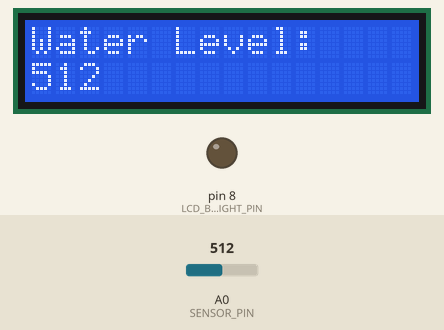
This sketch was run on a simulated Arduino Uno, built with avr-gcc and run on an emulated ATmega328P. On the bench: 16×2 character LCD, output pins drawn as LEDs (lit = HIGH). The inputs (shaded band) are chosen by the test bench; at power-on: A0 (SENSOR_PIN) = 512. What the sketch prints to the serial monitor is not drawn.

Above: at 1.27 s.
1.3 s: A0 (SENSOR_PIN) set to 716
At 1.53 s:
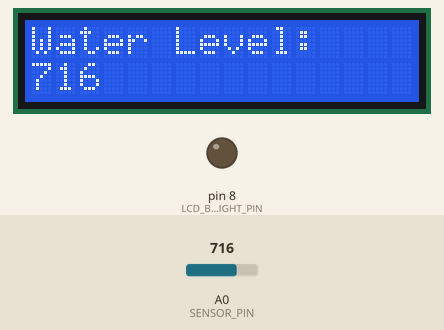
4.3 s: A0 (SENSOR_PIN) set to 900
At 4.57 s:
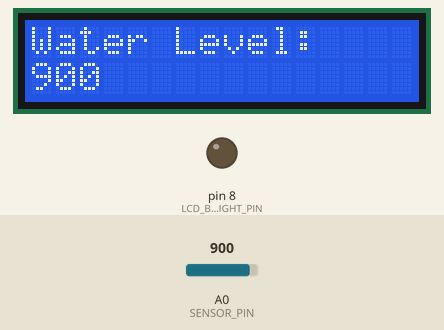
5.8 s: A0 (SENSOR_PIN) set to 1023
At 6.36 s:
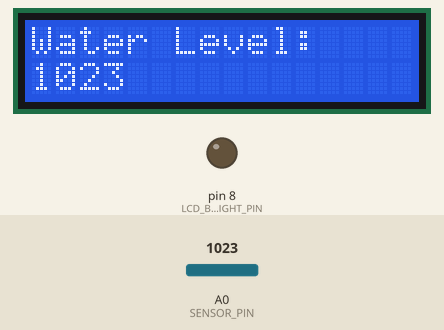
Timing chart, 0 to 8.8 s (numbered marks = the images above; inputs shaded):
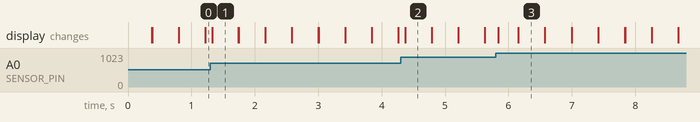

The sketch:

Water_Level_Sensor.ino
```cpp
#include <LiquidCrystal.h>

// LiquidCrystal(RS, E, D4, D5, D6, D7)
// RS, E, D4, D5, D6, D7 are the LCD pins.
LiquidCrystal LCD(2, 3, 4, 5, 6, 7);
int LCD_BACKLIGHT_PIN = 8; // pin for LCD backlight

int SENSOR_PIN = A0; // pin for water level sensor
int sensorValue = 0;
void setup()
{
    analogWrite(LCD_BACKLIGHT_PIN, 100);
    Serial.begin(9600);
    LCD.begin(16, 2);
}

void loop()
{
    sensorValue = analogRead(SENSOR_PIN);
    LCD.setCursor(0, 0);
    LCD.print("Water Level: ");
    LCD.setCursor(0, 1);
    LCD.print(sensorValue);
    Serial.println(sensorValue);
    delay(100);
    LCD.clear();
}
```

Measured:
- after the input at 1.3 s, the display: changes at once (image 1)
- after the input at 4.3 s, the display: changes after 0.07 s (image 2)
- after the input at 5.8 s, the display: changes at once (image 3)
- what the display in image 1 shows lasts 0.4 s, from 1.3 s to 1.7 s
